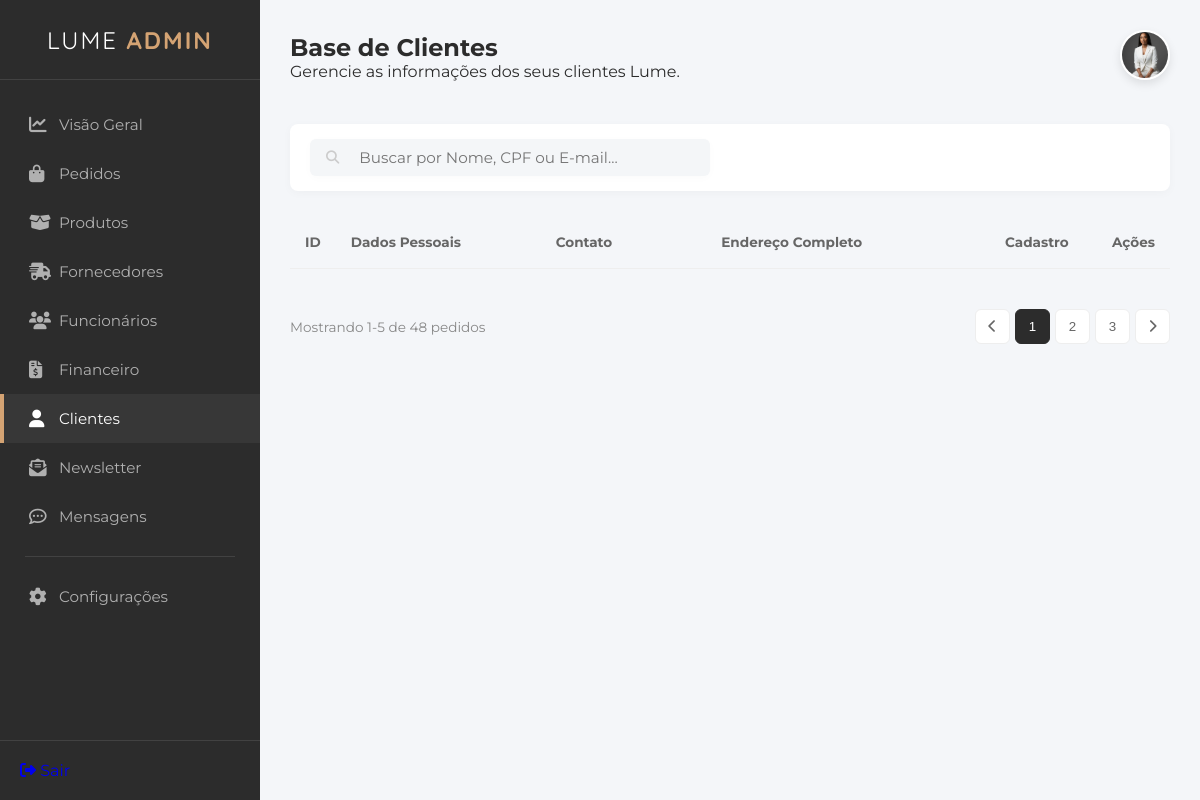
The page /cliente on the database as committed earlier.
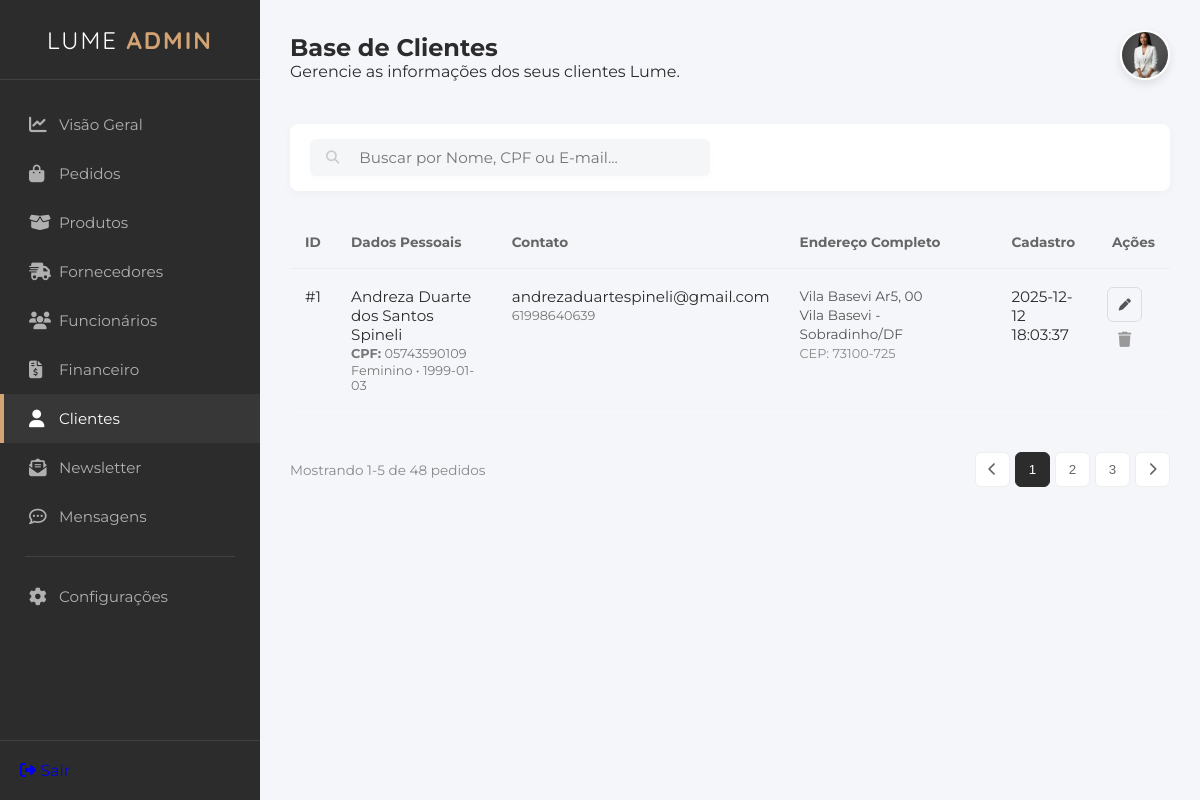
The same page on the database as committed later.
### tables this page shows
CREATE TABLE "tb_clientes" (
    "id_cliente" INTEGER PRIMARY KEY AUTOINCREMENT,
    "nome" VARCHAR(100) NOT NULL,
    "data_nasc" DATE,
    "cpf" VARCHAR(11),
    "genero" VARCHAR(20),
    "tel_cel" VARCHAR(20),
    "email" VARCHAR(100) NOT NULL,
    "cep" VARCHAR(9),
    "endereco" VARCHAR(100),
    "n" VARCHAR(10),
    "complemento" VARCHAR(50),
    "referencia" VARCHAR(100),
    "bairro" VARCHAR(50),
    "cidade" VARCHAR(50),
    "estado" VARCHAR(2),
    "senha" VARCHAR(100) NOT NULL,
    "confirmar_senha" VARCHAR(100) NOT NULL,
    "data_cad" DATETIME DEFAULT CURRENT_TIMESTAMP
    );

### appinterno.py (the view)
@app.route("/cliente.html")
@app.route("/cliente")
def clientes():
    busca = request.args.get("q") # Pega o que foi digitado
    con = get_db()
    cur = con.cursor()
    if busca:
        termo = f"%{busca}%"
        cur.execute("""
            SELECT * FROM tb_clientes
            WHERE nome LIKE ? OR cpf LIKE ? OR email LIKE ?
        """, (termo, termo, termo))
    else:
        cur.execute("SELECT * FROM tb_clientes")
    clientes = cur.fetchall()
    con.close()
    return render_template("interno/cliente.html", clientes=clientes)

### appinterno.py (called while the page is built)
def get_db():
    conn = sqlite3.connect("db_lume.db")
    conn.row_factory = sqlite3.Row
    return conn

### templates/interno/cliente.html (shortened to what this page needs)
<!DOCTYPE html>
<html lang="pt-br">
<head>
    <link rel="stylesheet" href="https://cdnjs.cloudflare.com/ajax/libs/font-awesome/6.4.0/css/all.min.css">
    <link rel="stylesheet" href="/static/styleinterno.css">
</head>
<body>
    <div class="admin-container">
        <aside class="sidebar">
            <div class="sidebar-header">
                <h2 class="brand-text">LUME <span>ADMIN</span></h2>
            </div>
            <nav class="sidebar-nav">
                <ul>
                    <li><a href="dashboard.html"><i class="fa-solid fa-chart-line"></i> Visão Geral</a></li>
                    <li><a href="pedido.html"><i class="fa-solid fa-bag-shopping"></i>Pedidos</a></li>
                    <li><a href="produto.html"><i class="fa-solid fa-box-open"></i> Produtos</a></li>
                    <li><a href="fornecedores.html"><i class="fa-solid fa-truck-fast"></i> Fornecedores</a></li>
                    <li><a href="funcionarios.html"><i class="fa-solid fa-users"></i> Funcionários</a></li>
                    <li><a href="financeiro.html"><i class="fa-solid fa-file-invoice-dollar"></i> Financeiro</a></li>
                    <li class="active"><a href="cliente.html"><i class="fas fa-user"></i>Clientes</a></li>
                    <li><a href="newsletter.html"><i class="fa-solid fa-envelope-open-text"></i> Newsletter</a></li>
                    <li><a href="mensagens.html"><i class="fa-regular fa-comment-dots"></i> Mensagens</a></li>
                    <li class="separator"></li>
                    <li><a href="configuracoes.html"><i class="fa-solid fa-gear"></i> Configurações</a></li>
                </ul>
            </nav>
            <div class="sidebar-footer">
                <a href="login.html" class="btn-logout"><i class="fa-solid fa-right-from-bracket"></i> Sair</a>
            </div>
        </aside>
        <main class="main-content">
<header class="top-bar">
                <div class="page-title">
                    <h2>Base de Clientes</h2>
                    <p>Gerencie as informações dos seus clientes Lume.</p>
                </div>
                 <div class="user-profile">
    <div class="profile-dropdown-trigger" onclick="toggleProfileMenu()">
        <img src="/static/imagens/fundadora1.jpeg" alt="Admin" class="avatar">
    </div>
</div>
</header>
           <section class="actions-bar">
           <form class="search-box" action="/cliente" method="GET">
    <button type="submit" style="border: none; background: transparent; cursor: pointer; color: #ccc;">
        <i class="fa-solid fa-magnifying-glass"></i>
    </button>
    <input type="text" name="q" placeholder="Buscar por Nome, CPF ou E-mail..."
           value="{{ request.args.get('q', '') }}">
</form>
        </section>
        <section class="table-container">
                <table class="admin-table">
                    <thead>
                        <tr>
                            <th style="width: 50px;">ID</th>
                            <th style="width: 25%;">Dados Pessoais</th>
                            <th style="width: 20%;">Contato</th>
                            <th style="width: 35%;">Endereço Completo</th> <th style="width: 10%;">Cadastro</th>
                            <th style="text-align: right; width: 10%;">Ações</th>
                        </tr>
                    </thead>
                    <tbody>
    {% for c in clientes %}
    <tr>
        <td class="col-id">#{{ c['id_cliente'] }}</td>
        <td>
            <div class="info-group">
                <span class="info-main">{{ c['nome'] }}</span>
                <span class="info-sub"><strong>CPF:</strong> {{ c['cpf'] }}</span>
                <span class="info-sub">{{ c['genero'] }} • {{ c['data_nasc'] }}</span>
            </div>
        </td>
        <td>
            <div class="info-group">
                <span class="info-main">{{ c['email'] }}</span>
                <span class="info-sub">{{ c['tel_cel'] }}</span>
            </div>
        </td>
        <td>
            <div class="address-text">
                {{ c['endereco'] }}, {{ c['n'] }} <br>
                {{ c['bairro'] }} - {{ c['cidade'] }}/{{ c['estado'] }}<br>
                <span class="cep">CEP: {{ c['cep'] }}</span>
            </div>
        </td>
        <td>{{ c['data_cad'] }}</td>
        <td class="actions-cell">
            <a href="#" class="btn-icon btn-edit" title="Editar"><i class="fa-solid fa-pen"></i></a>
            <a href="/cliente/delete/{{ c['id_cliente'] }}" class="btn-icon btn-delete" title="Excluir"><i class="fa-solid fa-trash"></i></a>
        </td>
    </tr>
    {% endfor %}
    </tbody>
                </table>
                <div class="pagination">
                <span class="page-info">Mostrando 1-5 de 48 pedidos</span>
                <div class="page-buttons">
                    <button disabled><i class="fa-solid fa-chevron-left"></i></button>
                    <button class="active">1</button>
                    <button>2</button>
                    <button>3</button>
                    <button><i class="fa-solid fa-chevron-right"></i></button>
                </div>
            </div>
            </section>
    </main>
    </div>
</body>
</html>

Rows that differ between the two databases and show on the page:
added tb_clientes: id_cliente "1", nome "Andreza Duarte dos Santos Spineli", cpf "05743590109", genero "Feminino", data_nasc "1999-01-03", email "andrezaduartespineli@gmail.com", tel_cel "61998640639", endereco "Vila Basevi Ar5", n "00", bairro "Vila Basevi", cidade "Sobradinho", estado "DF", cep "73100-725", data_cad "2025-12-12 18:03:37"
